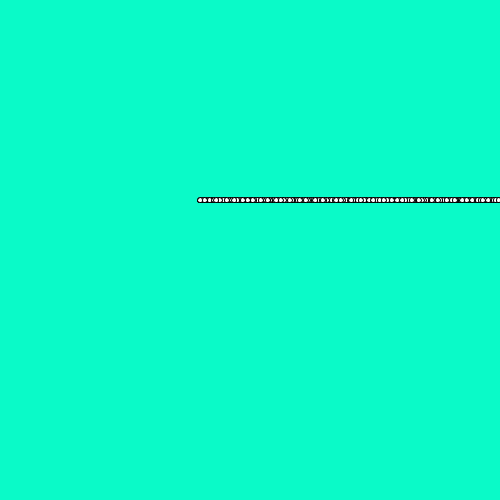
Frame 1 (no input)
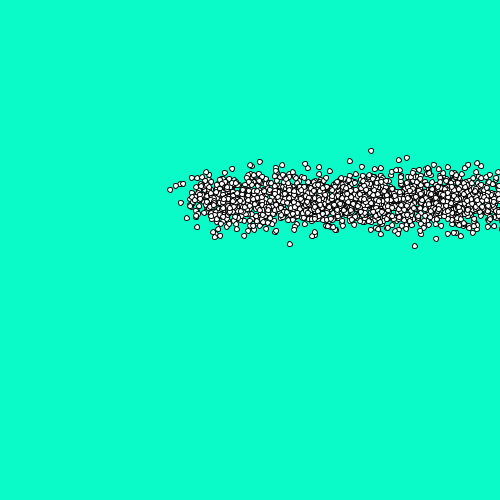
Frame 60 (the mouse pressed at the canvas centre just before this capture)
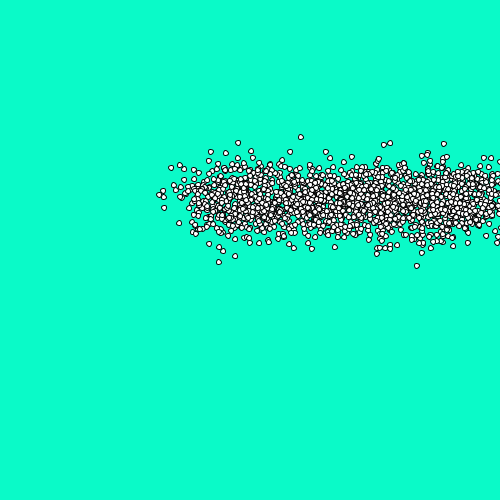
Frame 120 (the mouse held since frame 60 and released just before this capture)

The Processing sketch that drew these frames (run headless with seeded random() and noise(); from frame 60 on, the mouse is pressed at the canvas centre):

// Processing sketch: processing_169718
// ── processing_169718.pde


Cell[] myCells = new Cell[2000];

float a = 50;

float b = 200;

void setup() {
  size(500, 500);
  for (int i = 0; i < myCells.length; i ++) {
    myCells[i] = new Cell();
  }
}

void draw() {
  background(10,250,200);
  //fill (a,b,b);
  //noFill();
  for (int i=0; i< myCells.length; i++) {
    myCells[i].display();
    myCells[i].update();
    //a = 0;
    //b = 0+200;
  
  }
}

//this is the cell classe. We defnie it in two parts. First we delare its variables:

class Cell{
  
  float xlocation;
  float ylocation;
  float dia;
  boolean isseed;
  float cellred, cellgreen, cellblue;
  float lineweight;
  float a = 200;
  float b = 200;
  float c = 200;
  float d = random(a);
//then we construct it - using a 'constructor 
  
  Cell(){
  
    xlocation = random(a,500);
    ylocation = random(b,d);
    dia = 5;
    isseed = false;
    cellred = 255;
    cellgreen = 255;
    cellblue = 255;
    lineweight = 0.1;
    a = a+80;
    b = b+20;
  }
  
  void display(){
    stroke(lineweight);
    fill(cellred,cellgreen,cellblue);
    ellipse(xlocation, ylocation, dia,dia);
  }
  void update(){
    xlocation = xlocation+random(-3,3);
    ylocation = ylocation+random(-3,3);
  }
}


  
  
    
  
